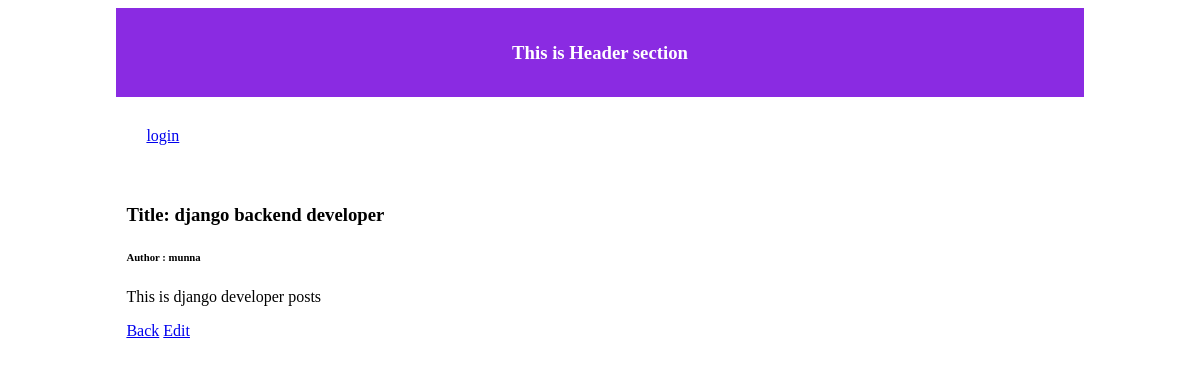
Screenshot of /post/2 with the database file from the repository.
### blogs/models.py (models this page shows, shortened)
class Post(models.Model):
    title = models.CharField(max_length=200)
    author = models.ForeignKey("auth.User", on_delete=models.CASCADE)
    body = models.TextField()

### blogs/views.py (the view)
# urls.py: path("post/<int:pk>", BlogDetailView.as_view(), name="post_details"),
class BlogDetailView(DetailView):
    model = Post
    template_name = "post_detail.html"

### templates/post_detail.html (shortened to what this page needs)
{% extends "base.html" %}  {% block content %}
<div>
  <h3>Title: {{post.title}}</h3>
  <h6>Author : {{ post.author }}</h6>
  <p>{{post.body}}</p>
  <div>
    <a href="{% url 'blog_post' %}">Back</a>
    <a href="{% url 'edit_post' post.pk %}">Edit</a>
  </div>
</div>
{% endblock content%}

### rows the page displays
Post: title "django backend developer", author "munna", body "This is django developer posts"
